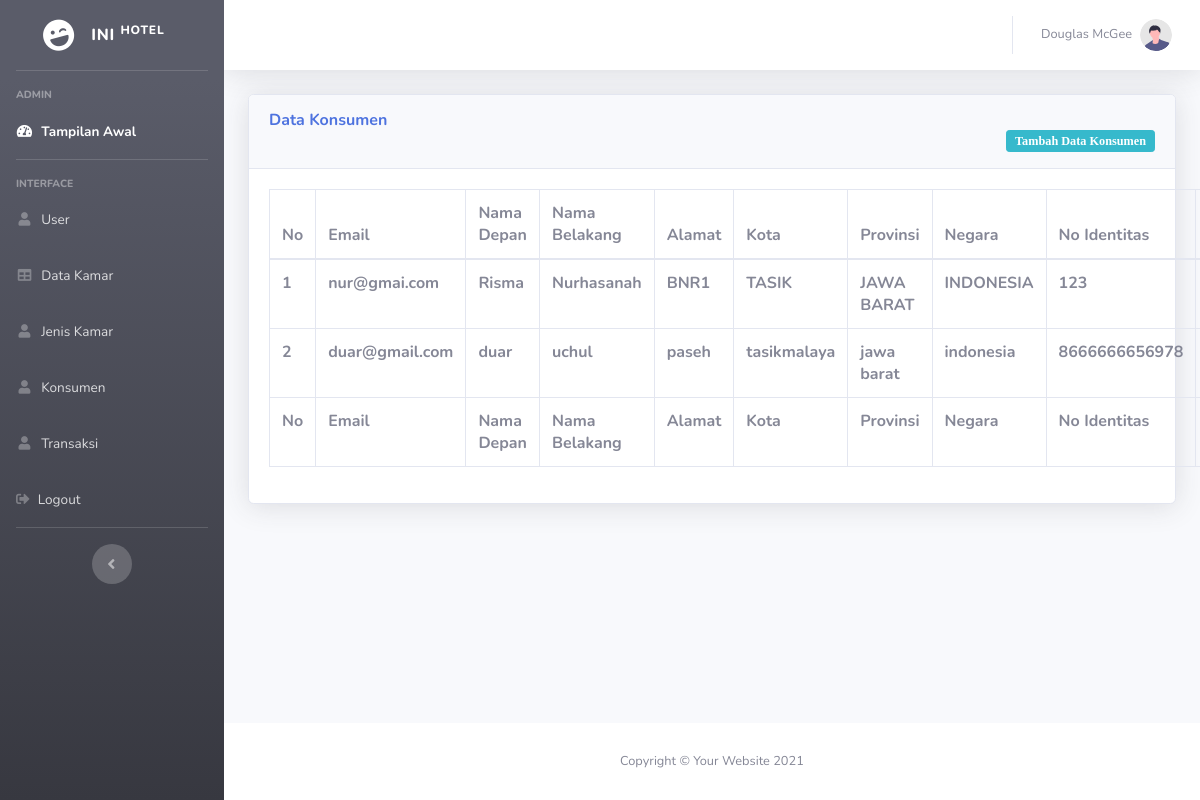
Screenshot of /index.php/konsumen with the database file from the repository.
### tables this page shows
CREATE TABLE `tbl_konsumen` (
  `id_konsumen` int(11) NOT NULL,
  `nama_depan` varchar(50) NOT NULL,
  `nama_tengah` varchar(50) NOT NULL,
  `nama_belakang` varchar(50) NOT NULL,
  `alamat` text NOT NULL,
  `kota` varchar(100) NOT NULL,
  `provinsi` varchar(100) NOT NULL,
  `negara` varchar(100) NOT NULL,
  `no_identitas` varchar(100) NOT NULL,
  `no_telp` varchar(15) NOT NULL,
  `email` varchar(100) NOT NULL
);

### application/controllers/Konsumen.php (called while the page is built, shortened)
<?php
   class konsumen extends CI_Controller{
    function index(){
      $this->load->model('M_konsumen');
      $k['konsumen'] = $this->M_konsumen->konsumen()->result();
      $this->load->view('ph_admin/navigasi_admin');
      $this->load->view('ph_admin/topbar');
      $this->load->view('konsumen/konsumen', $k);
      $this->load->view('ph_admin/header');
      $this->load->view('ph_admin/js');
      $this->load->view('ph_admin/footer');
    }
   }
?>

### index.php (called while the page is built, shortened)
<?php
require_once BASEPATH.'core/CodeIgniter.php';

### application/models/M_konsumen.php (called while the page is built, shortened)
<?php
    class M_konsumen extends CI_Model{
        function konsumen(){
            return $this->db->get('tbl_konsumen');
        }
    }
?>

### application/views/konsumen/konsumen.php (the view, shortened to what this page needs)
<div class="container-fluid">
			<section class="page-section bg-light" id="team">
				<div class="card shadow mb-4">
                    <div class="card-header py-3">
                            <h6 class="m-0 font-weight-bold text-primary">Data Konsumen</h6>
                            <a href="<?= base_url('index.php/konsumen/tambah')?>" >
                            <button class="btn btn-sm btn-info float-right " type=""><i class="fas fa_plus fa-sm">Tambah Data Konsumen</i></button></a>
                        </div>
                        <div class="card-body">
                            <div>
                            <center><table border="1" ></center>
							<table class="table table-bordered table-">
                                <thead>
                                        <tr>
                                            <th>No</th>
                                            <th>Email</th>
                                            <th>Nama Depan</th>
                                            <th>Nama Belakang</th>
                                            <th>Alamat</th>
                                            <th>Kota</th>
                                            <th>Provinsi</th>
                                            <th>Negara</th>
                                            <th>No Identitas</th>
                                            <th>No Telpon</th>
                                        </tr>
                                </thead>
                                <tfoot>
                                        <tr>
                                            <th>No</th>
                                            <th>Email</th>
                                            <th>Nama Depan</th>
                                            <th>Nama Belakang</th>
                                            <th>Alamat</th>
                                            <th>Kota</th>
                                            <th>Provinsi</th>
                                            <th>Negara</th>
                                            <th>No Identitas</th>
                                            <th>No Telpon</th>
                                        </tr>
                                </tfoot>
                                <tbody>
                                    <?php $no = 1;
                                    foreach($konsumen as $k) { ?>
                                    <tr>
                                        <th><?= $no?></th>
                                        <th><?= $k->email?></th>
                                        <th><?= $k->nama_depan?></th>
                                        <th><?= $k->nama_belakang?></th>
                                        <th><?= $k->alamat?></th>
                                        <th><?= $k->kota?></th>
                                        <th><?= $k->provinsi?></th>
                                        <th><?= $k->negara?></th>
                                        <th><?= $k->no_identitas?></th>
                                        <th><?= $k->no_telp?></th>
                                    </tr>
                                    <?php $no++; }?>
                                </tbody>
							</table>
							</div>
						</div>
					</div>
			</section>
        </div>
    </div>

### rows the page displays
tbl_konsumen: email "nur@gmai.com", nama_depan "Risma", nama_belakang "Nurhasanah", alamat "BNR1", kota "TASIK", provinsi "JAWA BARAT", negara "INDONESIA", no_identitas "123"
tbl_konsumen: email "duar@gmail.com", nama_depan "duar", nama_belakang "uchul", alamat "paseh", kota "tasikmalaya", provinsi "jawa barat", negara "indonesia", no_identitas "8666666656978"
